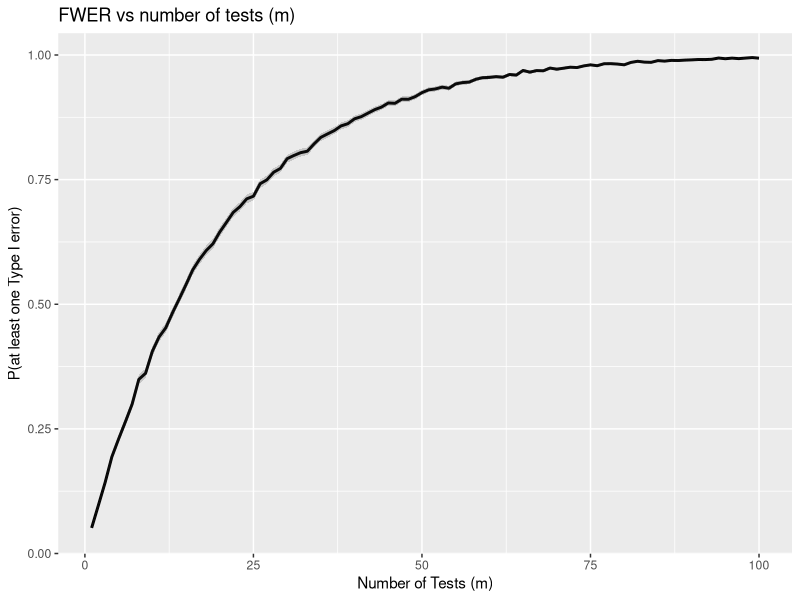

Write the R code that produced this figure.
library(ggplot2)
#plot for illustrating FWER 
set.seed(1)

alpha= 0.05
m_vals= 1:100
n_sim= 10000
fwer_hat <- sapply(m_vals, function(m) {
  mean(replicate(n_sim, any(runif(m) <= alpha))) 
}) #P(at least one p <= alpha)
se_hat <- sqrt(fwer_hat * (1 - fwer_hat) / n_sim) #error

df <- data.frame(
  m = m_vals,
  fwer = fwer_hat,
  se = se_hat
)

p= ggplot(df, aes(x = m, y = fwer)) +
  geom_line(linewidth = 1) +
  geom_ribbon(
    aes(ymin = fwer - 1.96 * se, ymax = fwer + 1.96 * se),
    alpha = 0.2
  ) +
  labs(
    title = "FWER vs number of tests (m)",
    x = "Number of Tests (m)",
    y = "P(at least one Type I error)"
  )

ggsave(
  filename = "FWER_plot.png",
  plot = p,
  width = 8,
  height = 6,
  dpi = 300
)
